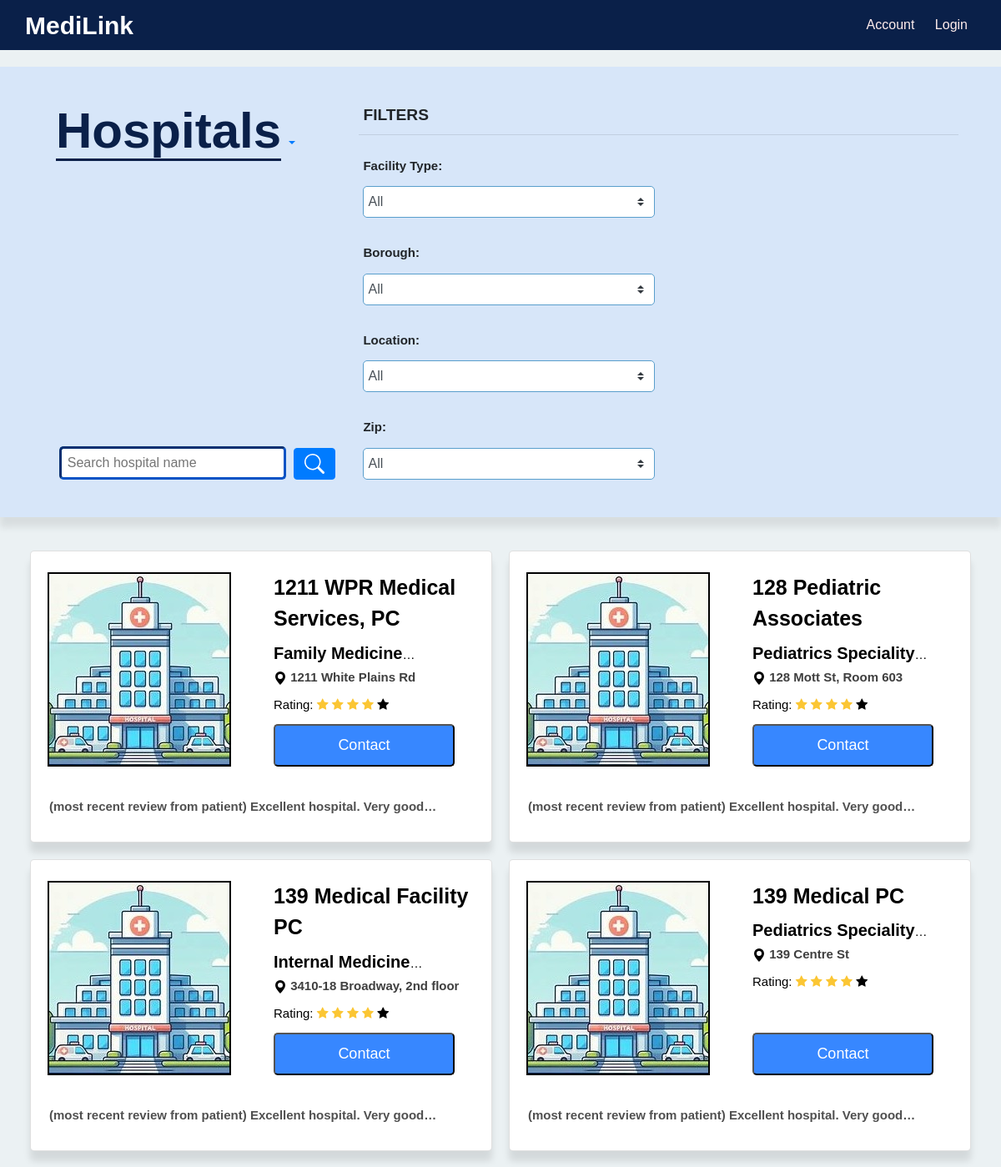
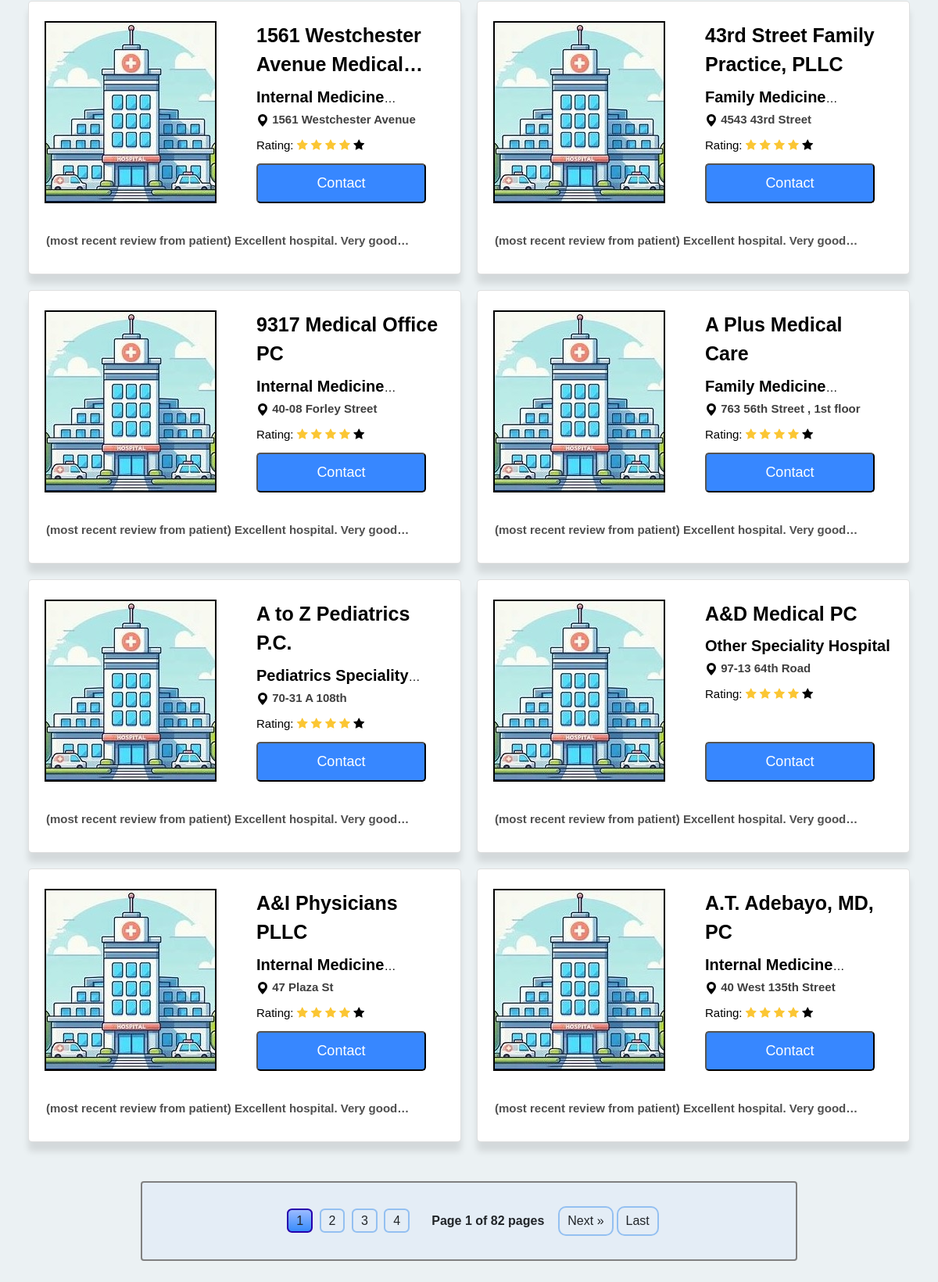
/hospital/, run on the app's committed database (2 pictures, top to bottom).
### hospital/models.py (models this page shows, shortened)
class Hospital(models.Model):
    name = models.CharField(max_length=100)
    facility_type = models.CharField(max_length=100)
    borough = models.CharField(max_length=50, choices=Choices.boroughs)
    phone = models.CharField(max_length=15)
    location = models.CharField(max_length=200)
    postal_code = models.IntegerField()
    latitude = models.FloatField(null=True)
    longitude = models.FloatField(null=True)

### hospital/views.py (the view)
# urls.py: path("", views.HospitalListView.as_view(), name="list_view"),
class HospitalListView(generic.ListView):
    model = Hospital
    template_name = "hospital/hospital_list.html"
    context_object_name = "hospital_list"
    def get_queryset(self):
        hospitals = Hospital.objects.all().order_by("name")
        filter_form = HospitalFilterForm(self.request.GET)
        """
        filter backend implementation
        """
        if filter_form.is_valid():
            name = filter_form.cleaned_data.get("name")
            facility_type = filter_form.cleaned_data.get("facility_type")
            location = filter_form.cleaned_data.get("location")
            borough = filter_form.cleaned_data.get("borough")
            postal_code = filter_form.cleaned_data.get("postal_code")
            if name:
                """
                to make the name contains the input name
                """
                hospitals = hospitals.filter(name__contains=name)
            if facility_type and facility_type != "All":
                hospitals = hospitals.filter(facility_type=facility_type)
            if location and location != "All":
                hospitals = hospitals.filter(location=location)
            if borough and borough != "All":
                hospitals = hospitals.filter(borough=borough)
            if postal_code and postal_code != "All":
                hospitals = hospitals.filter(postal_code=postal_code)
        return hospitals
    def get_context_data(self, **kwargs):
        context = super().get_context_data(**kwargs)
        """
        Pagination use the paginator to make pagination,
        which contains two variables,
        the first one is the context hospital list from get_queryset,
        the second one is the quantity of the page items.
        """
        paginator = Paginator(context["hospital_list"], 12)
        page_number = self.request.GET.get("page")
        hospital_list = paginator.get_page(page_number)
        context["hospital_list"] = hospital_list
        facility_type = self.request.GET.get("facility_type", "all")
        location = self.request.GET.get("location", "all")
        borough = self.request.GET.get("borough", "all")
        postal_code = self.request.GET.get("postal_code", "all")
        name = self.request.GET.get("name", "")
        context["filter_form"] = HospitalFilterForm(
            initial={
                "facility_type": facility_type,
                "location": location,
                "borough": borough,
                "postal_code": postal_code,
                "name": name,
            }
        )
        return context

### hospital/templates/hospital/hospital_list.html (shortened to what this page needs)
{% load static %}
<link rel="stylesheet" href="https://cdnjs.cloudflare.com/ajax/libs/font-awesome/4.7.0/css/font-awesome.min.css">
<body>
    {% include "user/navbar.html" %}
    <link rel="stylesheet" href="{% static 'hospital/css/hospitalListStyle.css' %}">
    <div class="search-and-filter py-4">
        <div class="filter-left-column container">
            <a class="nav-item dropdown text-center">
                <a class="nav-link dropdown-toggle" href="#" id="navbarDropdown" role="button" data-toggle="dropdown" aria-haspopup="true" aria-expanded="false">
                    <span>Hospitals</span>
                </a>
            </a>
            <form method="get" id="search-form">
                <div class="form-name-input">
                    {{ filter_form.name }}
                    <button id="search-button" type="button" class="btn btn-primary" onclick="handleFilterChange()">
                    </button>
                </div>
            </form>
        </div>
        <div class="filter-right-column container">
            <form method="get" class="filter-form" id="filter-form" onchange="handleFilterChange()">
                <fieldset id="filter-fieldset">
                    <legend>FILTERS</legend>
                    <hr class="mt-0 mb-3"/>
                    <div class="row">
                        <div class="col">
                            <div class="form-group">
                                <label for="{{ filter_form.facility_type.id_for_label }}">Facility Type:</label>
                                {{ filter_form.facility_type }}
                            </div>
                            <div class="form-group">
                                <label for="{{ filter_form.borough.id_for_label }}">Borough:</label>
                                {{ filter_form.borough }}
                            </div>
                        </div>
                        <div class="col">
                            <div class="form-group">
                                <label for="{{ filter_form.location.id_for_label }}">Location:</label>
                                {{ filter_form.location }}
                            </div>
                            <div class="form-group">
                                <label for="{{ filter_form.postal_code.id_for_label }}">Zip:</label>
                                {{ filter_form.postal_code }}
                            </div>
                        </div>
                    </div>
                </fieldset>
            </form>
        </div>
    </div>
    <div class="hospital-list">
        {% if hospital_list %}
        {% for hospital in hospital_list%}
        <div class="hospital_link">
            <div class="card container">
                <div class="card-row row">
                    <div class="card-left-column col">
                        <a href="{%url 'hospital:detail_view' hospital.id %}">
                            <img class="card-avatar" src="{% static 'hospital/images/hospital_profile_picture.jpeg' %}" alt="placeholder">
                        </a>
                    </div>
                    <div class="card-right-column col">
                        <a href="{%url 'hospital:detail_view' hospital.id %}">
                            <p>{{hospital.name}}</p>
                            <h3><span id="speciality">{{hospital.facility_type}}</span></h3>
                            <h3>
                                <svg xmlns="http://www.w3.org/2000/svg" width="16" height="16" fill="currentColor" class="bi bi-geo-alt-fill" viewBox="0 0 16 16">
                                    <path d="M8 16s6-5.686 6-10A6 6 0 0 0 2 6c0 4.314 6 10 6 10zm0-7a3 3 0 1 1 0-6 3 3 0 0 1 0 6z"/>
                                </svg>
                                <span id="address">{{hospital.location}}</span>
                            </h3>
                            <div class="ratings">
                                <h3>Rating:
                                    <i class="fa fa-star rating-color"></i>
                                    <i class="fa fa-star rating-color"></i>
                                    <i class="fa fa-star rating-color"></i>
                                    <i class="fa fa-star rating-color"></i>
                                    <i class="fa fa-star"></i>
                                </h3>
                            </div>
                        </a>
                        <div class="contact">
                            <button style="font-size:18px" class="book-appointment" data-toggle="modal"
                             data-target="#contact_modal" data-phone="{{hospital.phone}}">
                                Contact
                            </button>
                        </div>
                    </div>
                </div>
                <div class="card-row">
                    <h3 class="card-border">
                        (most recent review from patient) Excellent hospital. Very good experience!
                    </h3>
                </div>
            </div>
        </div>
        {% endfor %}
    </div>
    <div class="pagination container">
        <div class="page-numbers">
            {% for num in hospital_list.paginator.page_range %}
            {% if hospital_list.number == num %}
            <a onclick="javascript:getPageUrl({{ num }})" class="page active">{{ num }}</a>
            {% elif num > hospital_list.number|add:'-4' and num < hospital_list.number|add:'4' %} <a onclick="javascript:getPageUrl({{ num }})"
                class="page">{{ num }}</a>
                {% endif %}
                {% endfor %}
        </div>
        <span class="current mx-3">Page {{ hospital_list.number }} of {{ hospital_list.paginator.num_pages }} pages</span>
        {% if hospital_list.has_next %}
        <a onclick="javascript:getPageUrl({{ hospital_list.next_page_number }})" class="next">Next &raquo;</a>
        <a onclick="javascript:getPageUrl({{ hospital_list.paginator.num_pages }})" class="last">Last</a>
        {% endif %}
    </div>
    {% else %}
    <p class="no-result">
        Sorry, no hospitals are available based on your search, please
        clear the filters and try again.
    </p>
    {% endif %}
</body>

### user/static/user/css/navbar.css (style rules this page uses)
form { margin: 0; }

### hospital/static/hospital/css/hospitalListStyle.css (style rules this page uses)
body { font-family: Arial, sans-serif; background-color: #ebf1f3; margin: 0; padding: 0; }
.rating-color { color:#fbc634 !important; }
.ratings { margin-top: 15px; }
.search-and-filter { background-color: rgba(199, 221, 255, 0.534); position: relative; width: 100%; margin-bottom: 10px; margin-top: 20px; padding-left: 3%; padding-right: 3%; box-shadow: 0 12px 8px rgba(51, 51, 51, 0.1); display: flex; }
.search-and-filter span { font-size: 60px; font-weight: 800; color: #0a2049; border-bottom: 3px solid #0a2049; }
.filter-left-column { width: 50% }
.form-name-input { margin-top: 10px; padding-left: 20px; position: absolute; bottom: 45; width: 30%; }
legend { font-weight: 900; font-size: larger; margin-left: 5px; }
.hospital-name-input { width: 80%; height: 40px; border-radius: 5px; border-width: 3px; margin-right: 5px; border-color: #0753c5; padding: 2%; }
.hospital-name-input::placeholder { font-weight: 400; }
.filter-right-column { display: flex; flex-direction: column; align-items: center; margin-top: 20px; }
.form-group { display: flex; flex-direction: column; }
.form-group label { margin-top: 10px; margin-left: 5px; font-size: 15px; font-weight: bold; }
.custom-select { width: 350px; padding: 5px; margin: 5px; border: 1px solid #599ecc; border-radius: 5px; }
.hospital-list { position: relative; display: grid; margin-top: 40px; grid-template-columns: repeat(2, minmax(auto, 1fr)); grid-gap: 20px; height: auto; margin-bottom: 10px; margin-left: 3%; margin-right: 3%; border-radius: 10px; }
#speciality { font-weight: bold; font-size: 20; }
#address { font-weight: 700; color: rgb(63, 63, 63); }
.hospital-list a { text-decoration: none; color: black; }
.pagination { background-color: rgba(199, 221, 255, 0.219); display: flex; text-align: center; margin-top: 50px; margin-bottom: 50px; padding: 20px; border: 2px solid grey; margin-left: auto; margin-right: auto; width: 70%; flex-wrap: wrap; align-content: stretch; justify-content: center; align-items: center; }
.pagination span { font-weight: bold; }
.page-numbers { display: inline-block; margin: 0 10px; border-radius: 50%; }
.prev, .next, .first, .last { text-decoration: none; border-radius: 10px; color: #333; padding: 5px 10px; border: 2px solid #94c0f1; margin: 10px 2px; }
.page { text-decoration: none; border-radius: 20%; color: #333; padding: 5px 10px; border: 2px solid #94c0f1; margin: 10px 2px; }
.page.active { color: #fff; background-image: linear-gradient(#9bbaff, #378cfc); border: 2px solid #2600ad; background-repeat: no-repeat; }
.card { background-color: rgb(255, 255, 255); padding: 20px; display: grid; align-items: center; min-width: 500px; max-width: 800px; min-height: 350px; border-radius: 5px; box-shadow: 0 12px 8px rgba(0, 0, 0, 0.1); }
.card-left-column { flex: 1; display: flex; align-items: center; }
.card-left-column a img { border: 2px solid black; }
.card-right-column { flex: 1; display: flex; flex-direction: column; position: relative; }
.card-avatar { min-width: 80%; height: auto; }
.card-border { font-size: 15px; margin-top: 30px; margin-left: 2px; color: rgb(80, 80, 80); font-weight: 700; }
.card p { font-weight: 900; font-size: 25px; margin-right: 3px; display: -webkit-box; -webkit-line-clamp: 2; -webkit-box-orient: vertical; overflow: hidden; text-overflow: ellipsis; margin-bottom: 10px; }
.card h3 { font-size: 15px; display: -webkit-box; -webkit-line-clamp: 1; -webkit-box-orient: vertical; overflow: hidden; text-overflow: ellipsis; }
.book-appointment { background-color: rgb(55, 135, 255); color: white; border-radius: 5px; border-color: black; padding: 10px 20px; cursor: pointer; width: 100%; }
.contact { position: absolute; bottom: 0; width: 80%; }

### data on the page
Hospital: name "1211 WPR Medical Services, PC", facility_type "Family…", location "1211 White Plains Rd"
Hospital: name "128 Pediatric Associates", facility_type "Pediatrics…", location "128 Mott St, Room 603"
Hospital: name "139 Medical Facility PC", facility_type "Internal…", location "3410-18 Broadway, 2nd floor"
Hospital: name "139 Medical PC", facility_type "Pediatrics…", location "139 Centre St"
Hospital: name "1561 Westchester Avenue…", facility_type "Internal…", location "1561 Westchester Avenue"
Hospital: name "43rd Street Family Practice, PLLC", facility_type "Family…", location "4543 43rd Street"
Hospital: name "9317 Medical Office PC", facility_type "Internal…", location "40-08 Forley Street"
Hospital: name "A Plus Medical Care", facility_type "Family…", location "763 56th Street , 1st floor"
Hospital: name "A to Z Pediatrics P.C.", facility_type "Pediatrics…", location "70-31 A 108th"
Hospital: name "A&D Medical PC", facility_type "Other Speciality Hospital", location "97-13 64th Road"
Hospital: name "A&I Physicians PLLC", facility_type "Internal…", location "47 Plaza St"
Hospital: name "A.T. Adebayo, MD, PC", facility_type "Internal…", location "40 West 135th Street"

### other printed values
{{ num }} "1"
{{ num }} "2" "3" "4"
{{ hospital_list.number }} "1"
{{ hospital_list.paginator.num_pages }} "82"
